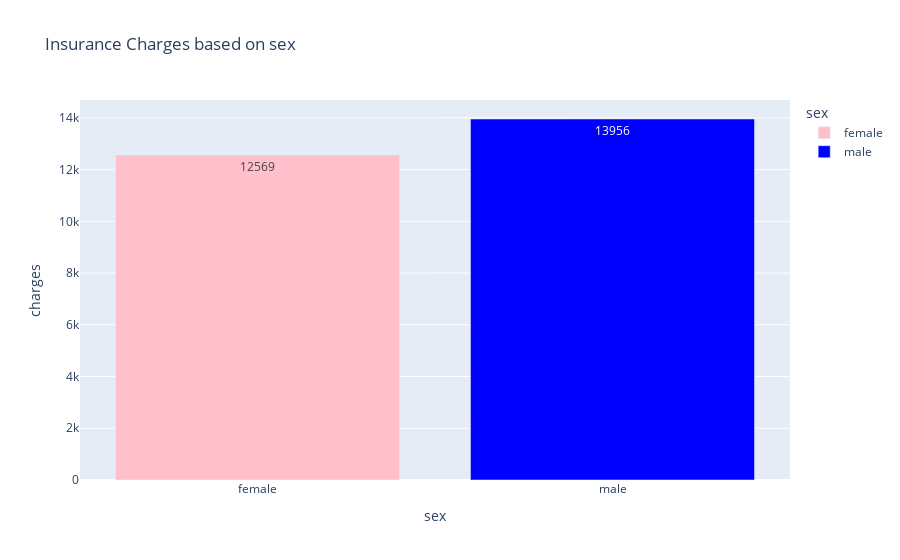

Notebook code cell kept with this figure:
### Code cell
#Making the graph
px.bar(
    avg_cost_df,
    x = 'sex',
    y = 'charges',
    color = 'sex',
    title = 'Insurance Charges based on sex',
    color_discrete_map={
        'female':'pink',
        'male':'blue'
    },
    text = 'charges'  
    
)

### Figure 1 — Plotly figure (JSON) as saved in the notebook; plotly's stock layout.template omitted (floating-point values rounded to 4 significant figures)
{"data": [{"alignmentgroup": "True", "hovertemplate": "sex=%{x}<br>charges=%{text}<extra></extra>", "legendgroup": "female", "marker": {"color": "pink", "pattern": {"shape": ""}}, "name": "female", "offsetgroup": "female", "orientation": "v", "showlegend": true, "text": [12569], "textposition": "auto", "type": "bar", "x": ["female"], "xaxis": "x", "y": [12569], "yaxis": "y"}, {"alignmentgroup": "True", "hovertemplate": "sex=%{x}<br>charges=%{text}<extra></extra>", "legendgroup": "male", "marker": {"color": "blue", "pattern": {"shape": ""}}, "name": "male", "offsetgroup": "male", "orientation": "v", "showlegend": true, "text": [13956], "textposition": "auto", "type": "bar", "x": ["male"], "xaxis": "x", "y": [13956], "yaxis": "y"}], "layout": {"barmode": "relative", "legend": {"title": {"text": "sex"}, "tracegroupgap": 0}, "title": {"text": "Insurance Charges based on sex"}, "xaxis": {"anchor": "y", "categoryarray": ["female", "male"], "categoryorder": "array", "domain": [0, 1], "title": {"text": "sex"}}, "yaxis": {"anchor": "x", "domain": [0, 1], "title": {"text": "charges"}}}}
